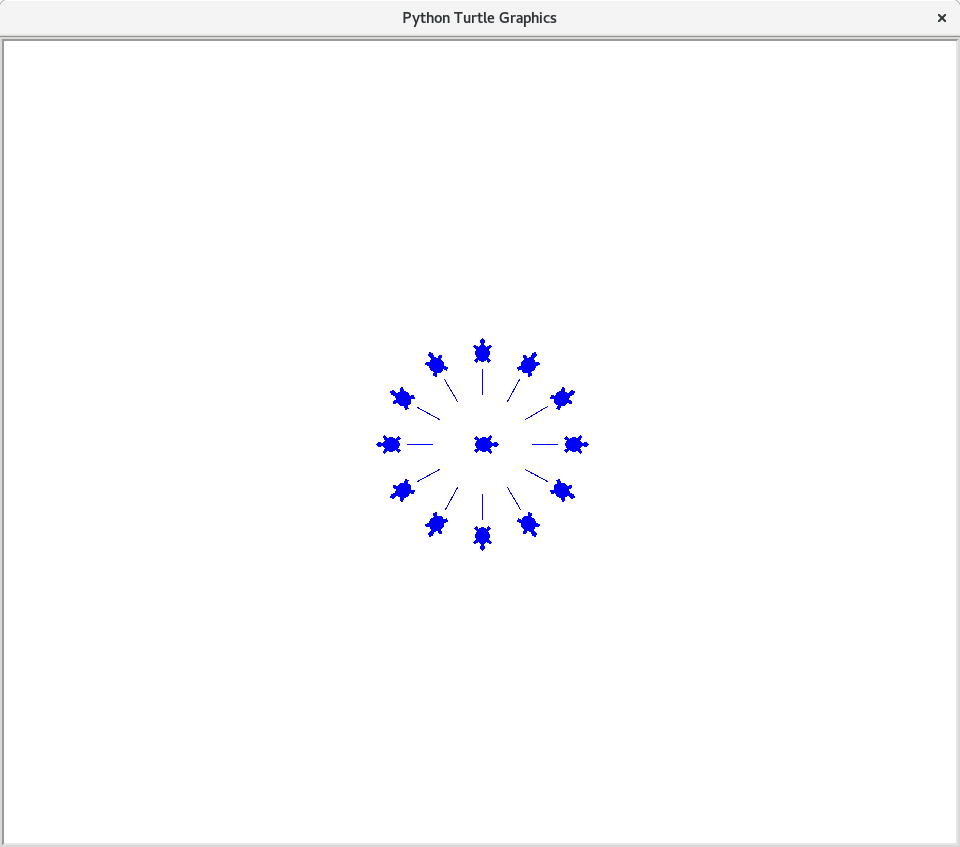

Python code for this plot:
#시계그리기

import turtle
t=turtle.Turtle()
t.shape("turtle")
t.color("blue")
t.stamp()

move=30
for i in range(12):
	t.penup()
	t.forward(50)
	t.pendown()
	t.forward(25)
	t.penup()
	t.forward(15)
	t.stamp()
	t.home()
	t.right(move)
	move=move+30
